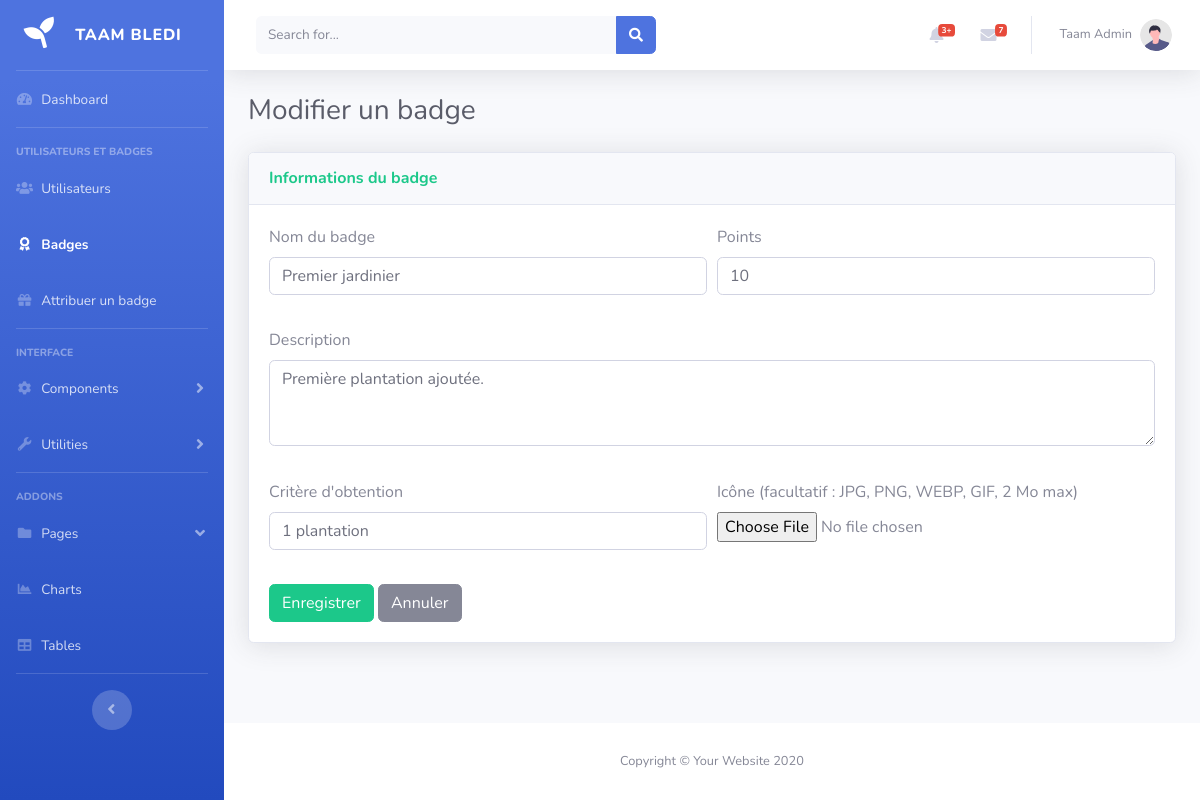
The app's page /View/BackOffice/formBadge.php?id=1 (signed in) with its own data.
### tables this page shows
CREATE TABLE IF NOT EXISTS badge (
  id INT AUTO_INCREMENT PRIMARY KEY,
  nom VARCHAR(50) NOT NULL UNIQUE,
  description VARCHAR(255) NOT NULL,
  critere VARCHAR(100) NOT NULL,
  points INT NOT NULL,
  icone VARCHAR(100) NULL
);

### Controller/AuthGuard.php (called while the page is built, shortened)
<?php
function e($valeur): string
{
    return htmlspecialchars((string) $valeur, ENT_QUOTES, 'UTF-8');
}

### Config/config.php (called while the page is built)
<?php
class config
{
    private static $pdo = null;
    public static function getConnexion()
    {
        if (self::$pdo === null) {
            try {
                self::$pdo = new PDO(
                    'mysql:host=localhost;dbname=ta3m_bledi;charset=utf8mb4',
                    'root',
                    '',
                    [
                        PDO::ATTR_ERRMODE            => PDO::ERRMODE_EXCEPTION,
                        PDO::ATTR_DEFAULT_FETCH_MODE => PDO::FETCH_ASSOC,
                        PDO::ATTR_EMULATE_PREPARES   => false,
                    ]
                );
            } catch (PDOException $e) {
                die('Erreur de connexion à la base : ' . $e->getMessage());
            }
        }
        return self::$pdo;
    }
}

### Controller/BadgeController.php (called while the page is built, shortened)
<?php
require_once __DIR__ . '/../Config/config.php';
class BadgeController
{
    public function getBadge(int $id)
    {
        $req = config::getConnexion()->prepare("SELECT * FROM badge WHERE id = :id");
        $req->execute(['id' => $id]);
        return $req->fetch();
    }
}

### View/BackOffice/formBadge.php (the view, shortened to what this page needs)
<?php
require_once __DIR__ . '/../../Controller/AuthGuard.php';
require_once __DIR__ . '/../../Controller/BadgeController.php';
$badgeC = new BadgeController();
$id          = filter_input(INPUT_GET, 'id', FILTER_VALIDATE_INT);
$modeEdition = (bool) $id;
$existant    = null;
if ($modeEdition) {
    $existant = $badgeC->getBadge($id);
}
$erreurs = [];
$valeurs = $modeEdition
    ? ['nom' => $existant['nom'], 'points' => (string) $existant['points'],
       'description' => $existant['description'], 'critere' => $existant['critere']]
    : ['nom' => '', 'points' => '', 'description' => '', 'critere' => ''];
?>
<!DOCTYPE html>
<html lang="en">
<head>
    <link href="vendor/fontawesome-free/css/all.min.css" rel="stylesheet" type="text/css">
    <link href="css/sb-admin-2.min.css" rel="stylesheet">
    <link href="css/module-utilisateurs.css" rel="stylesheet">
</head>
<body id="page-top">
    <div id="wrapper">
        <ul class="navbar-nav bg-gradient-primary sidebar sidebar-dark accordion" id="accordionSidebar">
            <a class="sidebar-brand d-flex align-items-center justify-content-center" href="index.html">
                <div class="sidebar-brand-icon rotate-n-15">
                    <i class="fas fa-seedling"></i>
                </div>
                <div class="sidebar-brand-text mx-3">Taam Bledi</div>
            </a>
            <hr class="sidebar-divider my-0">
            <li class="nav-item">
                <a class="nav-link" href="index.html">
                    <i class="fas fa-fw fa-tachometer-alt"></i>
                    <span>Dashboard</span></a>
            </li>
            <hr class="sidebar-divider">
<div class="sidebar-heading">
    Utilisateurs et Badges
</div>
<li class="nav-item">
    <a class="nav-link" href="listeUtilisateurs.php">
        <i class="fas fa-fw fa-users"></i>
        <span>Utilisateurs</span></a>
</li>
<li class="nav-item active">
    <a class="nav-link" href="listeBadges.php">
        <i class="fas fa-fw fa-award"></i>
        <span>Badges</span></a>
</li>
<li class="nav-item">
    <a class="nav-link" href="attribuerBadge.php">
        <i class="fas fa-fw fa-gift"></i>
        <span>Attribuer un badge</span></a>
</li>
<hr class="sidebar-divider">
            <div class="sidebar-heading">
                Interface
            </div>
            <li class="nav-item">
                <a class="nav-link collapsed" href="#" data-toggle="collapse" data-target="#collapseTwo"
                    aria-expanded="true" aria-controls="collapseTwo">
                    <i class="fas fa-fw fa-cog"></i>
                    <span>Components</span>
                </a>
            </li>
            <li class="nav-item">
                <a class="nav-link collapsed" href="#" data-toggle="collapse" data-target="#collapseUtilities"
                    aria-expanded="true" aria-controls="collapseUtilities">
                    <i class="fas fa-fw fa-wrench"></i>
                    <span>Utilities</span>
                </a>
            </li>
            <hr class="sidebar-divider">
            <div class="sidebar-heading">
                Addons
            </div>
            <li class="nav-item">
                <a class="nav-link" href="#" data-toggle="collapse" data-target="#collapsePages" aria-expanded="true"
                    aria-controls="collapsePages">
                    <i class="fas fa-fw fa-folder"></i>
                    <span>Pages</span>
                </a>
            </li>
            <li class="nav-item">
                <a class="nav-link" href="charts.html">
                    <i class="fas fa-fw fa-chart-area"></i>
                    <span>Charts</span></a>
            </li>
            <li class="nav-item">
                <a class="nav-link" href="tables.html">
                    <i class="fas fa-fw fa-table"></i>
                    <span>Tables</span></a>
            </li>
            <hr class="sidebar-divider d-none d-md-block">
            <div class="text-center d-none d-md-inline">
                <button class="rounded-circle border-0" id="sidebarToggle"></button>
            </div>
        </ul>
        <div id="content-wrapper" class="d-flex flex-column">
            <div id="content">
                <nav class="navbar navbar-expand navbar-light bg-white topbar mb-4 static-top shadow">
                    <form
                        class="d-none d-sm-inline-block form-inline mr-auto ml-md-3 my-2 my-md-0 mw-100 navbar-search">
                        <div class="input-group">
                            <input type="text" class="form-control bg-light border-0 small" placeholder="Search for..."
                                aria-label="Search" aria-describedby="basic-addon2">
                            <div class="input-group-append">
                                <button class="btn btn-primary" type="button">
                                    <i class="fas fa-search fa-sm"></i>
                                </button>
                            </div>
                        </div>
                    </form>
                    <ul class="navbar-nav ml-auto">
                        <li class="nav-item dropdown no-arrow mx-1">
                            <a class="nav-link dropdown-toggle" href="#" id="alertsDropdown" role="button"
                                data-toggle="dropdown" aria-haspopup="true" aria-expanded="false">
                                <i class="fas fa-bell fa-fw"></i>
                                <span class="badge badge-danger badge-counter">3+</span>
                            </a>
                        </li>
                        <li class="nav-item dropdown no-arrow mx-1">
                            <a class="nav-link dropdown-toggle" href="#" id="messagesDropdown" role="button"
                                data-toggle="dropdown" aria-haspopup="true" aria-expanded="false">
                                <i class="fas fa-envelope fa-fw"></i>
                                <span class="badge badge-danger badge-counter">7</span>
                            </a>
                        </li>
                        <li class="nav-item dropdown no-arrow">
                            <a class="nav-link dropdown-toggle" href="#" id="userDropdown" role="button"
                                data-toggle="dropdown" aria-haspopup="true" aria-expanded="false">
                                <span class="mr-2 d-none d-lg-inline text-gray-600 small"><?= e(($_SESSION['prenom'] ?? '') . ' ' . ($_SESSION['nom'] ?? '')) ?></span>
                                <img class="img-profile rounded-circle"
                                    src="img/undraw_profile.svg">
                            </a>
                        </li>
                    </ul>
                </nav>
                <div class="container-fluid">
                    <h1 class="h3 mb-4 text-gray-800"><?= $modeEdition ? 'Modifier un badge' : 'Ajouter un badge' ?></h1>
                    <div class="card shadow mb-4">
                        <div class="card-header py-3">
                            <h6 class="m-0 font-weight-bold text-success">Informations du badge</h6>
                        </div>
                        <div class="card-body">
                            <form id="formBadge" action="" method="POST" enctype="multipart/form-data" novalidate>
                                <div class="form-row">
                                    <div class="form-group col-md-6">
                                        <label for="nom">Nom du badge</label>
                                        <input type="text" class="form-control <?= isset($erreurs['nom']) ? 'is-invalid' : '' ?>"
                                               id="nom" name="nom" value="<?= e($valeurs['nom']) ?>">
                                        <div class="ub-erreur" id="erreur-nom"><?= e($erreurs['nom'] ?? '') ?></div>
                                    </div>
                                    <div class="form-group col-md-6">
                                        <label for="points">Points</label>
                                        <input type="text" class="form-control <?= isset($erreurs['points']) ? 'is-invalid' : '' ?>"
                                               id="points" name="points" value="<?= e($valeurs['points']) ?>" placeholder="Ex : 10">
                                        <div class="ub-erreur" id="erreur-points"><?= e($erreurs['points'] ?? '') ?></div>
                                    </div>
                                </div>
                                <div class="form-group">
                                    <label for="description">Description</label>
                                    <textarea class="form-control <?= isset($erreurs['description']) ? 'is-invalid' : '' ?>"
                                              id="description" name="description" rows="3"><?= e($valeurs['description']) ?></textarea>
                                    <div class="ub-erreur" id="erreur-description"><?= e($erreurs['description'] ?? '') ?></div>
                                </div>
                                <div class="form-row">
                                    <div class="form-group col-md-6">
                                        <label for="critere">Critère d'obtention</label>
                                        <input type="text" class="form-control <?= isset($erreurs['critere']) ? 'is-invalid' : '' ?>"
                                               id="critere" name="critere" value="<?= e($valeurs['critere']) ?>" placeholder="Ex : 5 plantations ajoutées">
                                        <div class="ub-erreur" id="erreur-critere"><?= e($erreurs['critere'] ?? '') ?></div>
                                    </div>
                                    <div class="form-group col-md-6">
                                        <label for="icone">Icône (facultatif : JPG, PNG, WEBP, GIF, 2 Mo max)</label>
                                        <input type="file" class="form-control-file" id="icone" name="icone">
                                        <div class="ub-erreur" id="erreur-icone"><?= e($erreurs['icone'] ?? '') ?></div>
                                    </div>
                                </div>
                                <button type="submit" class="btn btn-success">Enregistrer</button>
                                <a href="listeBadges.php" class="btn btn-secondary">Annuler</a>
                            </form>
                        </div>
                    </div>
                </div>
            </div>
            <footer class="sticky-footer bg-white">
                <div class="container my-auto">
                    <div class="copyright text-center my-auto">
                        <span>Copyright &copy; Your Website 2020</span>
                    </div>
                </div>
            </footer>
        </div>
    </div>
</body>
</html>

### View/BackOffice/css/module-utilisateurs.css (style rules this page uses)
.ub-erreur { color: #c0392b; font-size: 0.85rem; margin-top: 4px; min-height: 1em; }

### records on screen
badge: nom "Premier jardinier", points "10", description "Première plantation ajoutée.", critere "1 plantation"
